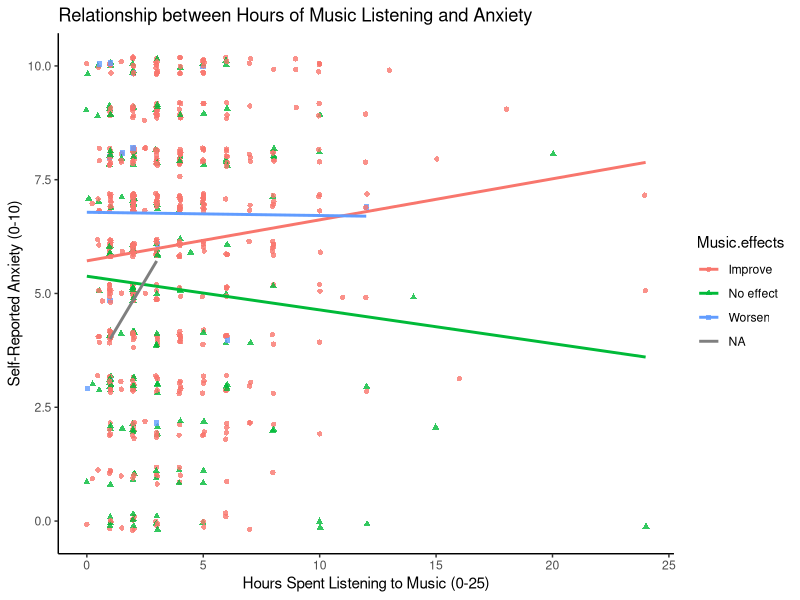
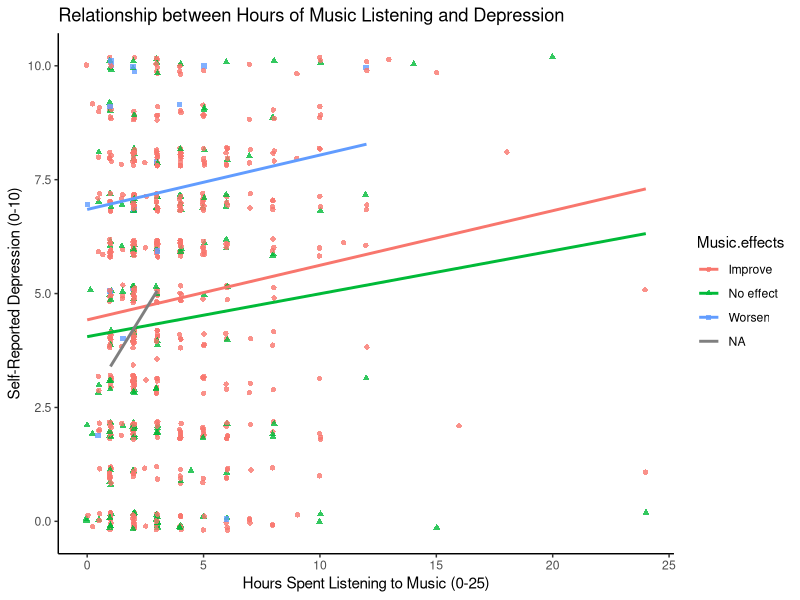
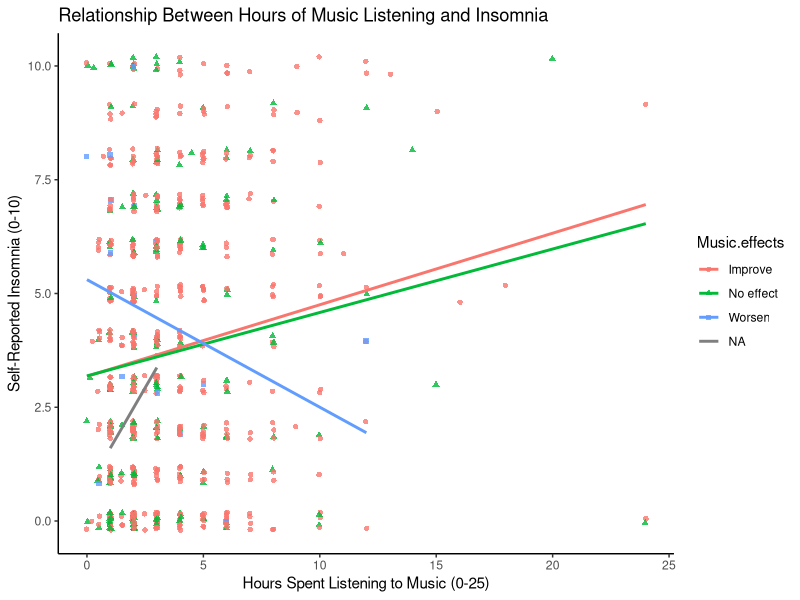
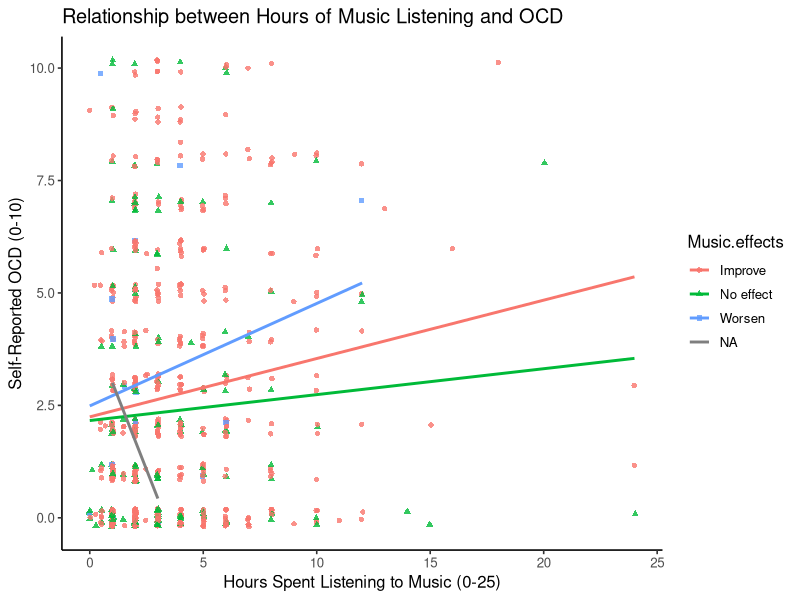

Recreate these plots in R, in order.
## ---- chunk 1
#| message: false
#| warning: false
library(ggplot2)

mydata <- read.csv("../../Music_x_Mental_Health_Data_Results.csv")

ggplot(data = mydata, 
       mapping = aes(x= Hours.per.day, y = Anxiety, 
  color = Music.effects, shape = Music.effects)) + 
  geom_point(alpha = 0.8, position = "jitter") + geom_smooth(se= FALSE, method = "lm") + 
  labs(
  title = "Relationship between Hours of Music Listening and Anxiety",
  x = "Hours Spent Listening to Music (0-25)",
  y = "Self-Reported Anxiety (0-10)"
) + theme_classic()
## ---- chunk 2
#| message: false
#| warning: false
library(ggplot2)

mydata <- read.csv("../../Music_x_Mental_Health_Data_Results.csv")

ggplot(data = mydata, 
       mapping = aes(x= Hours.per.day, y = Depression, 
  color = Music.effects, shape = Music.effects)) + 
  geom_point(alpha = 0.8, position = "jitter") + geom_smooth(se= FALSE, method = "lm") + 
  labs(
  title = "Relationship between Hours of Music Listening and Depression",
  x = "Hours Spent Listening to Music (0-25)",
  y = "Self-Reported Depression (0-10)"
) + theme_classic()
## ---- chunk 3
#| message: false
#| warning: false
library(ggplot2)

mydata <- read.csv("../../Music_x_Mental_Health_Data_Results.csv")

ggplot(data = mydata, 
       mapping = aes(x= Hours.per.day, y = Insomnia, 
  color = Music.effects, shape = Music.effects)) + 
  geom_point(alpha = 0.8, position = "jitter") + geom_smooth(se= FALSE, method = "lm") +
  labs(
  title = "Relationship Between Hours of Music Listening and Insomnia",
  x = "Hours Spent Listening to Music (0-25)",
  y = "Self-Reported Insomnia (0-10)"
) + theme_classic()
## ---- chunk 4
#| message: false
#| warning: false
library(ggplot2)

mydata <- read.csv("../../Music_x_Mental_Health_Data_Results.csv")

ggplot(data = mydata, 
       mapping = aes(x= Hours.per.day, y = OCD, 
  color = Music.effects, shape = Music.effects)) + 
  geom_point(alpha = 0.8, position = "jitter") + geom_smooth(se= FALSE, method = "lm") + 
  labs(
  title = "Relationship between Hours of Music Listening and OCD",
  x = "Hours Spent Listening to Music (0-25)",
  y = "Self-Reported OCD (0-10)"
) + theme_classic(base_size = 12)
